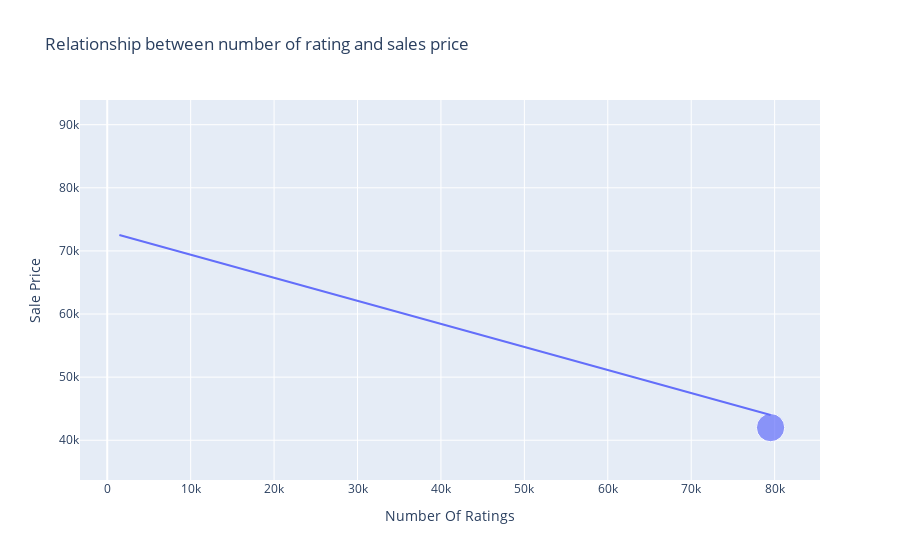

Here is the notebook cell this chart was saved with:
### Code cell
figure = px.scatter(data_frame = data, x="Number Of Ratings", y="Sale Price", size = "Discount Percentage", trendline ="ols",
                    title = "Relationship between number of rating and sales price")
figure.show()

### Figure 1 — Plotly figure (JSON) as saved in the notebook; plotly's stock layout.template omitted (floating-point values rounded to 4 significant figures)
{"data": [{"hovertemplate": "Number Of Ratings=%{x}<br>Sale Price=%{y}<br>Discount Percentage=%{marker.size}<extra></extra>", "legendgroup": "", "marker": {"color": "#636efa", "size": [0, 0, 0, 0, 0, 0, 0, 0, 0, 20], "sizemode": "area", "sizeref": 0.05, "symbol": "circle"}, "mode": "markers", "name": "", "orientation": "v", "showlegend": false, "type": "scatter", "x": [3431, 3431, 3431, 11202, 11202, 3431, 3431, 11202, 1454, 79512], "xaxis": "x", "y": [49900, 84900, 84900, 77000, 77000, 49900, 49900, 77000, 89900, 41999], "yaxis": "y"}, {"hovertemplate": "<b>OLS trendline</b><br>Sale Price = -0.365225 * Number Of Ratings + 73050.9<br>R<sup>2</sup>=0.227022<br><br>Number Of Ratings=%{x}<br>Sale Price=%{y} <b>(trend)</b><extra></extra>", "legendgroup": "", "marker": {"color": "#636efa", "symbol": "circle"}, "mode": "lines", "name": "", "showlegend": false, "type": "scatter", "x": [1454, 3431, 3431, 3431, 3431, 3431, 11202, 11202, 11202, 79512], "xaxis": "x", "y": [72520.0, 71800.0, 71800.0, 71800.0, 71800.0, 71800.0, 68960.0, 68960.0, 68960.0, 44010.0], "yaxis": "y"}], "layout": {"autosize": true, "legend": {"itemsizing": "constant", "tracegroupgap": 0}, "title": {"text": "Relationship between number of rating and sales price"}, "xaxis": {"anchor": "y", "autorange": false, "domain": [0, 1], "range": [-3264.0, 85440.0], "title": {"text": "Number Of Ratings"}, "type": "linear"}, "yaxis": {"anchor": "x", "autorange": false, "domain": [0, 1], "range": [33700.0, 93910.0], "title": {"text": "Sale Price"}, "type": "linear"}}}
